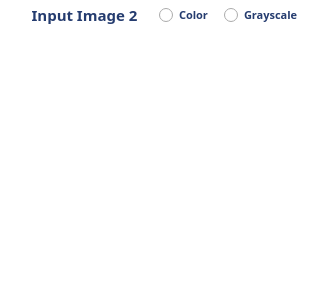
             <widget class="QGroupBox" name="groupBox_3">
              <property name="styleSheet">
               <string notr="true">background-color: rgba(255, 255, 255, 0);
border: none;</string>
              </property>
              <property name="title">
               <string/>
              </property>
              <layout class="QGridLayout" name="gridLayout_74">
               <property name="topMargin">
                <number>0</number>
               </property>
               <item row="0" column="0">
                <layout class="QGridLayout" name="gridLayout_11" rowstretch="0,1">
                 <property name="verticalSpacing">
                  <number>1</number>
                 </property>
                 <item row="1" column="0">
                  <widget class="ImageView" name="widget_hybrid_img2" native="true">
                   <property name="minimumSize">
                    <size>
                     <width>300</width>
                     <height>250</height>
                    </size>
                   </property>
                   <property name="maximumSize">
                    <size>
                     <width>900</width>
                     <height>16777215</height>
                    </size>
                   </property>
                   <property name="cursor">
                    <cursorShape>PointingHandCursor</cursorShape>
                   </property>
                   <property name="toolTip">
                    <string>Double-click to add an image</string>
                   </property>
                   <property name="styleSheet">
                    <string notr="true">border: 2px solid white;
border-radius: 10px;
color: white;
background-color: rgba(255, 255, 255, 0);</string>
                   </property>
                  </widget>
                 </item>
                 <item row="0" column="0">
                  <layout class="QGridLayout" name="gridLayout_72" columnstretch="1,0">
                   <property name="horizontalSpacing">
                    <number>0</number>
                   </property>
                   <item row="0" column="1">
                    <layout class="QGridLayout" name="gridLayout_73">
                     <property name="horizontalSpacing">
                      <number>0</number>
                     </property>
                     <item row="0" column="0">
                      <widget class="QRadioButton" name="radioButton_hybrid_img2_color">
                       <property name="sizePolicy">
                        <sizepolicy hsizetype="Fixed" vsizetype="Fixed">
                         <horstretch>0</horstretch>
                         <verstretch>0</verstretch>
                        </sizepolicy>
                       </property>
                       <property name="minimumSize">
                        <size>
                         <width>65</width>
                         <height>30</height>
                        </size>
                       </property>
                       <property name="font">
                        <font>
                         <family>Yu Gothic UI Semibold</family>
                         <pointsize>8</pointsize>
                         <weight>75</weight>
                         <bold>true</bold>
                        </font>
                       </property>
                       <property name="cursor">
                        <cursorShape>PointingHandCursor</cursorShape>
                       </property>
                       <property name="styleSheet">
                        <string notr="true">color: rgb(37, 60, 111);
background-color: white;
border: 1px solid white;</string>
                       </property>
                       <property name="text">
                        <string>Color</string>
                       </property>
                      </widget>
                     </item>
                     <item row="0" column="1">
                      <widget class="QRadioButton" name="radioButton_hybrid_img2_grayscale">
                       <property name="sizePolicy">
                        <sizepolicy hsizetype="Fixed" vsizetype="Fixed">
                         <horstretch>0</horstretch>
                         <verstretch>0</verstretch>
                        </sizepolicy>
                       </property>
                       <property name="minimumSize">
                        <size>
                         <width>88</width>
                         <height>30</height>
                        </size>
                       </property>
                       <property name="font">
                        <font>
                         <family>Yu Gothic UI Semibold</family>
                         <pointsize>8</pointsize>
                         <weight>75</weight>
                         <bold>true</bold>
                        </font>
                       </property>
                       <property name="cursor">
                        <cursorShape>PointingHandCursor</cursorShape>
                       </property>
                       <property name="styleSheet">
                        <string notr="true">color: rgb(37, 60, 111);
background-color: white;
border: 1px solid white;
border-top-right-radius: 13px;
border-bottom-right-radius: 13px;
padding-right: 2px;
</string>
                       </property>
                       <property name="text">
                        <string>Grayscale</string>
                       </property>
                      </widget>
                     </item>
                    </layout>
                   </item>
                   <item row="0" column="0">
                    <widget class="QLabel" name="label_36">
                     <property name="sizePolicy">
                      <sizepolicy hsizetype="Preferred" vsizetype="Fixed">
                       <horstretch>0</horstretch>
                       <verstretch>0</verstretch>
                      </sizepolicy>
                     </property>
                     <property name="minimumSize">
                      <size>
                       <width>147</width>
                       <height>30</height>
                      </size>
                     </property>
                     <property name="maximumSize">
                      <size>
                       <width>747</width>
                       <height>16777215</height>
                      </size>
                     </property>
                     <property name="font">
                      <font>
                       <family>Yu Gothic</family>
                       <pointsize>11</pointsize>
                       <weight>75</weight>
                       <bold>true</bold>
                      </font>
                     </property>
                     <property name="styleSheet">
                      <string notr="true">color: rgb(37, 60, 111);
background-color: white;
border: 1px solid white;
border-top-left-radius: 13px;
border-bottom-left-radius: 13px;</string>
                     </property>
                     <property name="text">
                      <string>Input Image 2</string>
                     </property>
                     <property name="alignment">
                      <set>Qt::AlignCenter</set>
                     </property>
                     <property name="wordWrap">
                      <bool>false</bool>
                     </property>
                    </widget>
                   </item>
                  </layout>
                 </item>
                </layout>
               </item>
              </layout>
             </widget>
